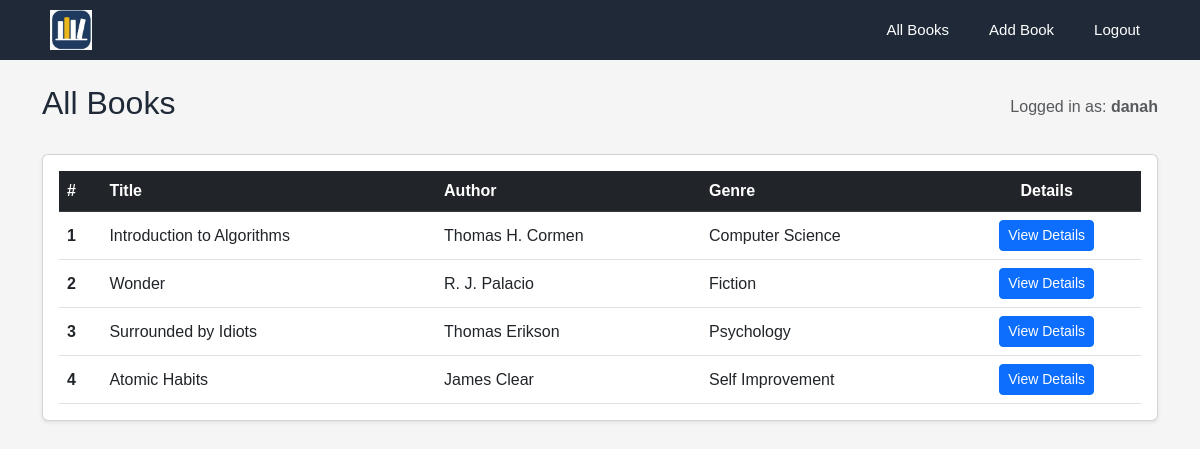
The app's page /books/ (signed in) with its own data.
### accounts/models.py (models this page shows, shortened)
class Book(models.Model):
    title = models.CharField(max_length=150)
    author = models.CharField(max_length=100)
    genre = models.CharField(max_length=100)
    description = models.TextField(blank=True)
    reserved_by = models.ManyToManyField(User, blank=True, related_name="reserved_books")

### accounts/views.py (the view)
# urls.py: path("books/",                      views.book_list_view,    name="book_list_view"),
@login_required(login_url='accounts:login_view')
def book_list_view(request):
    books = Book.objects.all()
    return render(request, "accounts/books_list.html", {"books": books})

### accounts/Templates/accounts/books_list.html (shortened to what this page needs)
{% extends "accounts/layout.html" %}
{% block body %}
<div class="mt-4">
    <div class="d-flex justify-content-between align-items-center mb-4">
        <h2>All Books</h2>
        {% if request.user.is_authenticated %}
            <span class="text-muted">Logged in as: <strong>{{ request.user.username }}</strong></span>
        {% endif %}
    </div>
    <div class="card shadow-sm">
        <div class="card-body">
            <table class="table table-hover align-middle mb-0">
                <thead class="table-dark">
                    <tr>
                        <th scope="col">#</th>
                        <th scope="col">Title</th>
                        <th scope="col">Author</th>
                        <th scope="col">Genre</th>
                        <th scope="col" class="text-center">Details</th>
                    </tr>
                </thead>
                <tbody>
                    {% for book in books %}
                    <tr>
                        <th scope="row">{{ forloop.counter }}</th>
                        <td>{{ book.title }}</td>
                        <td>{{ book.author }}</td>
                        <td>{{ book.genre }}</td>
                        <td class="text-center">
                            <a href="{% url 'accounts:book_detail_view' book.id %}" class="btn btn-primary btn-sm">View Details</a>
                        </td>
                    </tr>
                    {% empty %}
                    <tr>
                        <td colspan="5" class="text-center text-muted py-4">No books available in the library yet.</td>
                    </tr>
                    {% endfor %}
                </tbody>
            </table>
        </div>
    </div>
</div>
{% endblock %}

### accounts/static/accounts/styles.css (style rules this page uses)
* { box-sizing: border-box; }
body { margin: 0; font-family: Arial, Helvetica, sans-serif; background: #f5f5f5; color: #1f2937; }

### records on screen
Book: title "Introduction to Algorithms", author "Thomas H. Cormen", genre "Computer Science"
Book: title "Wonder", author "R. J. Palacio", genre "Fiction"
Book: title "Surrounded by Idiots", author "Thomas Erikson", genre "Psychology"
Book: title "Atomic Habits", author "James Clear", genre "Self Improvement"

### other values on screen
{{ request.user.username }} "danah"
